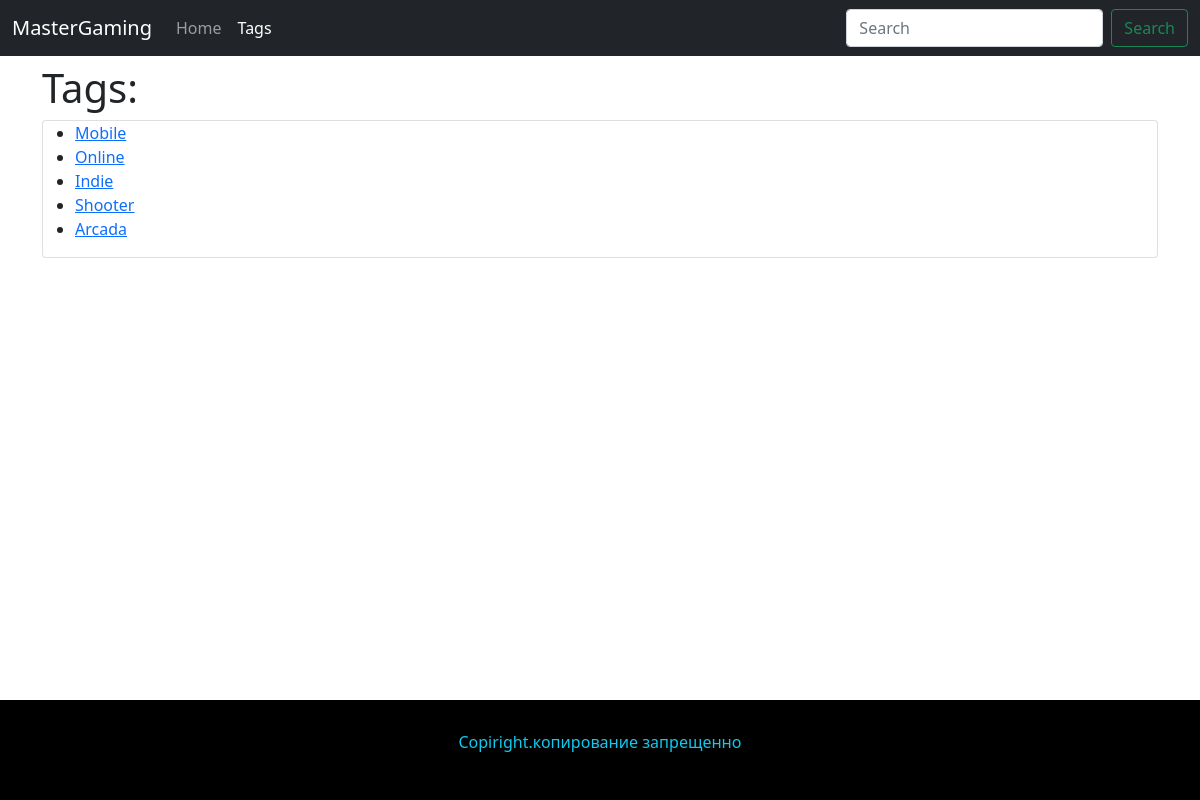
The app's page /tags/ with its own data.
### blog/models.py (models this page shows, shortened)
class Tag(models.Model):
    title = models.CharField(max_length=50, db_index=True)
    slug = models.SlugField(max_length=50, unique=True)
    def get_absolute_url(self):
        return reverse('tag_detail_url', kwargs={'slug': self.slug})

### blog/views.py (the view)
# urls.py: path('tags/', tags_list, name='tags_list_url'),
def tags_list(request):
    tags = Tag.objects.all()
    return render(request, 'blog/tags_list.html', context={'tags': tags})

### blog/templates/blog/tags_list.html (shortened to what this page needs)
{% extends 'blog/base_blog.html' %}
{% block content %}
<h1>Tags:</h1>
<div class="card">
    <ul>
        {% for tag in tags %}
        <li><a href="{{tag.get_absolute_url}}">{{tag.title}}</a></li>
        {% endfor %}
    </ul>
</div>
{% endblock %}

### records on screen
Tag: title "Mobile"
Tag: title "Online"
Tag: title "Indie"
Tag: title "Shooter"
Tag: title "Arcada"
